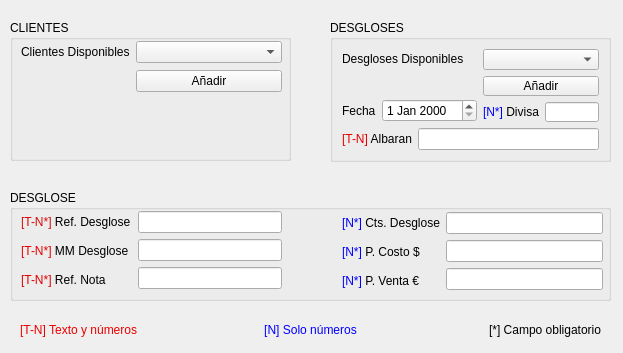
<?xml version="1.0" encoding="UTF-8"?>
<ui version="4.0">
 <class>FormNuevoDesg</class>
 <widget class="QWidget" name="FormNuevoDesg">
  <property name="geometry">
   <rect>
    <x>0</x>
    <y>0</y>
    <width>623</width>
    <height>353</height>
   </rect>
  </property>
  <property name="sizePolicy">
   <sizepolicy hsizetype="Preferred" vsizetype="Preferred">
    <horstretch>0</horstretch>
    <verstretch>0</verstretch>
   </sizepolicy>
  </property>
  <property name="windowTitle">
   <string>Nuevo Desglose</string>
  </property>
  <widget class="QGroupBox" name="groupBox">
   <property name="geometry">
    <rect>
     <x>10</x>
     <y>20</y>
     <width>281</width>
     <height>141</height>
    </rect>
   </property>
   <property name="title">
    <string>CLIENTES</string>
   </property>
   <property name="flat">
    <bool>false</bool>
   </property>
   <property name="checkable">
    <bool>false</bool>
   </property>
   <widget class="QWidget" name="layoutWidget">
    <property name="geometry">
     <rect>
      <x>11</x>
      <y>20</y>
      <width>261</width>
      <height>53</height>
     </rect>
    </property>
    <layout class="QHBoxLayout" name="horizontalLayout">
     <item>
      <layout class="QVBoxLayout" name="verticalLayout_8">
       <item>
        <widget class="QLabel" name="label_4">
         <property name="text">
          <string>Clientes Disponibles</string>
         </property>
        </widget>
       </item>
       <item>
        <widget class="QLabel" name="label_14">
         <property name="text">
          <string/>
         </property>
        </widget>
       </item>
      </layout>
     </item>
     <item>
      <layout class="QVBoxLayout" name="verticalLayout">
       <item>
        <widget class="QComboBox" name="comboBox">
         <property name="sizePolicy">
          <sizepolicy hsizetype="Expanding" vsizetype="Fixed">
           <horstretch>0</horstretch>
           <verstretch>0</verstretch>
          </sizepolicy>
         </property>
         <property name="focusPolicy">
          <enum>Qt::NoFocus</enum>
         </property>
        </widget>
       </item>
       <item>
        <widget class="QPushButton" name="botonNuevo">
         <property name="enabled">
          <bool>true</bool>
         </property>
         <property name="focusPolicy">
          <enum>Qt::NoFocus</enum>
         </property>
         <property name="text">
          <string>Añadir</string>
         </property>
         <property name="autoDefault">
          <bool>false</bool>
         </property>
         <property name="default">
          <bool>false</bool>
         </property>
        </widget>
       </item>
      </layout>
     </item>
    </layout>
   </widget>
  </widget>
  <widget class="QGroupBox" name="groupBox_2">
   <property name="geometry">
    <rect>
     <x>330</x>
     <y>20</y>
     <width>281</width>
     <height>142</height>
    </rect>
   </property>
   <property name="title">
    <string>DESGLOSES</string>
   </property>
   <layout class="QVBoxLayout" name="verticalLayout_10">
    <item>
     <layout class="QHBoxLayout" name="horizontalLayout_2">
      <item>
       <layout class="QVBoxLayout" name="verticalLayout_9">
        <item>
         <widget class="QLabel" name="label">
          <property name="text">
           <string>Desgloses Disponibles</string>
          </property>
         </widget>
        </item>
        <item>
         <widget class="QLabel" name="label_15">
          <property name="text">
           <string/>
          </property>
         </widget>
        </item>
        <item>
         <layout class="QHBoxLayout" name="horizontalLayout_6">
          <item>
           <widget class="QLabel" name="labelFecha">
            <property name="text">
             <string>Fecha</string>
            </property>
           </widget>
          </item>
          <item>
           <widget class="QDateEdit" name="dateEdit">
            <property name="focusPolicy">
             <enum>Qt::ClickFocus</enum>
            </property>
           </widget>
          </item>
         </layout>
        </item>
       </layout>
      </item>
      <item>
       <layout class="QVBoxLayout" name="verticalLayout_2">
        <item>
         <widget class="QComboBox" name="comboBoxDesglose">
          <property name="sizePolicy">
           <sizepolicy hsizetype="Expanding" vsizetype="Fixed">
            <horstretch>0</horstretch>
            <verstretch>0</verstretch>
           </sizepolicy>
          </property>
          <property name="focusPolicy">
           <enum>Qt::NoFocus</enum>
          </property>
         </widget>
        </item>
        <item>
         <widget class="QPushButton" name="botonNuevoDesglose">
          <property name="sizePolicy">
           <sizepolicy hsizetype="Minimum" vsizetype="Fixed">
            <horstretch>0</horstretch>
            <verstretch>0</verstretch>
           </sizepolicy>
          </property>
          <property name="focusPolicy">
           <enum>Qt::NoFocus</enum>
          </property>
          <property name="text">
           <string>Añadir</string>
          </property>
         </widget>
        </item>
        <item>
         <layout class="QHBoxLayout" name="horizontalLayout_5">
          <item>
           <widget class="QLabel" name="labelDivisa">
            <property name="text">
             <string>&lt;html&gt;&lt;head/&gt;&lt;body&gt;&lt;p&gt;&lt;span style=&quot; color:#0000ff;&quot;&gt;[N*]&lt;/span&gt; Divisa&lt;/p&gt;&lt;/body&gt;&lt;/html&gt;</string>
            </property>
           </widget>
          </item>
          <item>
           <widget class="QLineEdit" name="lineEdit_DollarEuro">
            <property name="focusPolicy">
             <enum>Qt::StrongFocus</enum>
            </property>
           </widget>
          </item>
         </layout>
        </item>
       </layout>
      </item>
     </layout>
    </item>
    <item>
     <layout class="QHBoxLayout" name="horizontalLayout_14">
      <item>
       <widget class="QLabel" name="labelAlbaran">
        <property name="text">
         <string>&lt;html&gt;&lt;head/&gt;&lt;body&gt;&lt;p&gt;&lt;span style=&quot; color:#e80000;&quot;&gt;[T-N]&lt;/span&gt; Albaran&lt;/p&gt;&lt;/body&gt;&lt;/html&gt;</string>
        </property>
       </widget>
      </item>
      <item>
       <widget class="QLineEdit" name="lineEdit_Albaran">
        <property name="focusPolicy">
         <enum>Qt::StrongFocus</enum>
        </property>
       </widget>
      </item>
     </layout>
    </item>
   </layout>
  </widget>
  <widget class="QGroupBox" name="groupBox_3">
   <property name="geometry">
    <rect>
     <x>10</x>
     <y>190</y>
     <width>601</width>
     <height>111</height>
    </rect>
   </property>
   <property name="title">
    <string>DESGLOSE</string>
   </property>
   <property name="flat">
    <bool>false</bool>
   </property>
   <widget class="QWidget" name="layoutWidget_01">
    <property name="geometry">
     <rect>
      <x>11</x>
      <y>21</y>
      <width>261</width>
      <height>81</height>
     </rect>
    </property>
    <layout class="QHBoxLayout" name="horizontalLayout_8">
     <item>
      <layout class="QVBoxLayout" name="verticalLayout_4">
       <item>
        <widget class="QLabel" name="label_2">
         <property name="text">
          <string>&lt;html&gt;&lt;head/&gt;&lt;body&gt;&lt;p&gt;&lt;span style=&quot; color:#da0909;&quot;&gt;[T-N*] &lt;/span&gt;Ref. Desglose&lt;/p&gt;&lt;/body&gt;&lt;/html&gt;</string>
         </property>
         <property name="textFormat">
          <enum>Qt::RichText</enum>
         </property>
        </widget>
       </item>
       <item>
        <widget class="QLabel" name="label_3">
         <property name="text">
          <string>&lt;html&gt;&lt;head/&gt;&lt;body&gt;&lt;p&gt;&lt;span style=&quot; color:#e60000;&quot;&gt;[T-N*]&lt;/span&gt; MM Desglose &lt;/p&gt;&lt;/body&gt;&lt;/html&gt;</string>
         </property>
         <property name="textFormat">
          <enum>Qt::RichText</enum>
         </property>
        </widget>
       </item>
       <item>
        <widget class="QLabel" name="label_10">
         <property name="text">
          <string>&lt;html&gt;&lt;head/&gt;&lt;body&gt;&lt;p&gt;&lt;span style=&quot; color:#e20000;&quot;&gt;[T-N*]&lt;/span&gt; Ref. Nota &lt;/p&gt;&lt;/body&gt;&lt;/html&gt;</string>
         </property>
         <property name="textFormat">
          <enum>Qt::RichText</enum>
         </property>
        </widget>
       </item>
      </layout>
     </item>
     <item>
      <layout class="QVBoxLayout" name="verticalLayout_3">
       <item>
        <widget class="QLineEdit" name="lineEdit_RefDesglose"/>
       </item>
       <item>
        <widget class="QLineEdit" name="lineEdit_MMdesglose"/>
       </item>
       <item>
        <widget class="QLineEdit" name="lineEdit_RefNota"/>
       </item>
      </layout>
     </item>
    </layout>
   </widget>
   <widget class="QWidget" name="layoutWidget_02">
    <property name="geometry">
     <rect>
      <x>332</x>
      <y>22</y>
      <width>261</width>
      <height>81</height>
     </rect>
    </property>
    <layout class="QHBoxLayout" name="horizontalLayout_9">
     <item>
      <layout class="QVBoxLayout" name="verticalLayout_6">
       <item>
        <widget class="QLabel" name="label_5">
         <property name="text">
          <string>&lt;html&gt;&lt;head/&gt;&lt;body&gt;&lt;p&gt;&lt;span style=&quot; color:#0000ff;&quot;&gt;[N*]&lt;/span&gt; Cts. Desglose&lt;/p&gt;&lt;/body&gt;&lt;/html&gt;</string>
         </property>
         <property name="textFormat">
          <enum>Qt::RichText</enum>
         </property>
        </widget>
       </item>
       <item>
        <widget class="QLabel" name="label_6">
         <property name="text">
          <string>&lt;html&gt;&lt;head/&gt;&lt;body&gt;&lt;p&gt;&lt;span style=&quot; color:#0000ff;&quot;&gt;[N*]&lt;/span&gt; P. Costo $&lt;/p&gt;&lt;/body&gt;&lt;/html&gt;</string>
         </property>
         <property name="textFormat">
          <enum>Qt::RichText</enum>
         </property>
        </widget>
       </item>
       <item>
        <widget class="QLabel" name="label_9">
         <property name="text">
          <string>&lt;html&gt;&lt;head/&gt;&lt;body&gt;&lt;p&gt;&lt;span style=&quot; color:#0000ff;&quot;&gt;[N*]&lt;/span&gt; P. Venta € &lt;/p&gt;&lt;/body&gt;&lt;/html&gt;</string>
         </property>
         <property name="textFormat">
          <enum>Qt::RichText</enum>
         </property>
        </widget>
       </item>
      </layout>
     </item>
     <item>
      <layout class="QVBoxLayout" name="verticalLayout_5">
       <item>
        <widget class="QLineEdit" name="lineEdit_CtsDesglose"/>
       </item>
       <item>
        <widget class="QLineEdit" name="lineEdit_CostoDollar">
         <property name="sizePolicy">
          <sizepolicy hsizetype="Expanding" vsizetype="Fixed">
           <horstretch>0</horstretch>
           <verstretch>0</verstretch>
          </sizepolicy>
         </property>
        </widget>
       </item>
       <item>
        <widget class="QLineEdit" name="lineEdit_ventaEuro"/>
       </item>
      </layout>
     </item>
    </layout>
   </widget>
  </widget>
  <widget class="QWidget" name="layoutWidget_03">
   <property name="geometry">
    <rect>
     <x>20</x>
     <y>320</y>
     <width>581</width>
     <height>20</height>
    </rect>
   </property>
   <layout class="QHBoxLayout" name="horizontalLayout_3">
    <item>
     <widget class="QLabel" name="label_12">
      <property name="text">
       <string>&lt;html&gt;&lt;head/&gt;&lt;body&gt;&lt;p&gt;&lt;span style=&quot; color:#ec0000;&quot;&gt;[T-N] Texto y números&lt;/span&gt;&lt;/p&gt;&lt;/body&gt;&lt;/html&gt;</string>
      </property>
      <property name="textFormat">
       <enum>Qt::RichText</enum>
      </property>
     </widget>
    </item>
    <item>
     <widget class="QLabel" name="label_13">
      <property name="text">
       <string>&lt;html&gt;&lt;head/&gt;&lt;body&gt;&lt;p align=&quot;center&quot;&gt;&lt;span style=&quot; color:#0000ff;&quot;&gt;[N] Solo números&lt;/span&gt;&lt;/p&gt;&lt;/body&gt;&lt;/html&gt;</string>
      </property>
     </widget>
    </item>
    <item>
     <widget class="QLabel" name="label_16">
      <property name="text">
       <string>&lt;html&gt;&lt;head/&gt;&lt;body&gt;&lt;p align=&quot;right&quot;&gt;[*] Campo obligatorio&lt;/p&gt;&lt;/body&gt;&lt;/html&gt;</string>
      </property>
     </widget>
    </item>
   </layout>
  </widget>
 </widget>
 <tabstops>
  <tabstop>lineEdit_DollarEuro</tabstop>
  <tabstop>lineEdit_Albaran</tabstop>
  <tabstop>lineEdit_RefDesglose</tabstop>
  <tabstop>lineEdit_MMdesglose</tabstop>
  <tabstop>lineEdit_RefNota</tabstop>
  <tabstop>lineEdit_CtsDesglose</tabstop>
  <tabstop>lineEdit_CostoDollar</tabstop>
  <tabstop>lineEdit_ventaEuro</tabstop>
 </tabstops>
 <resources/>
 <connections/>
</ui>
